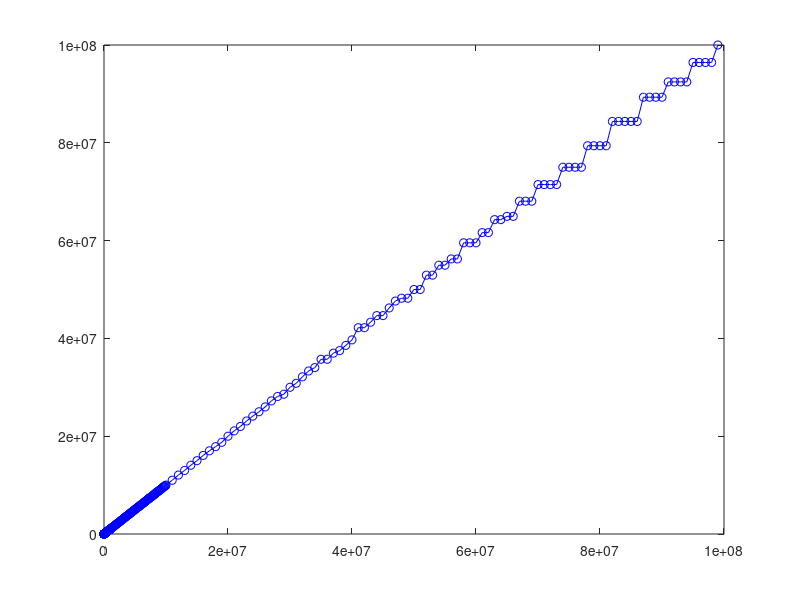
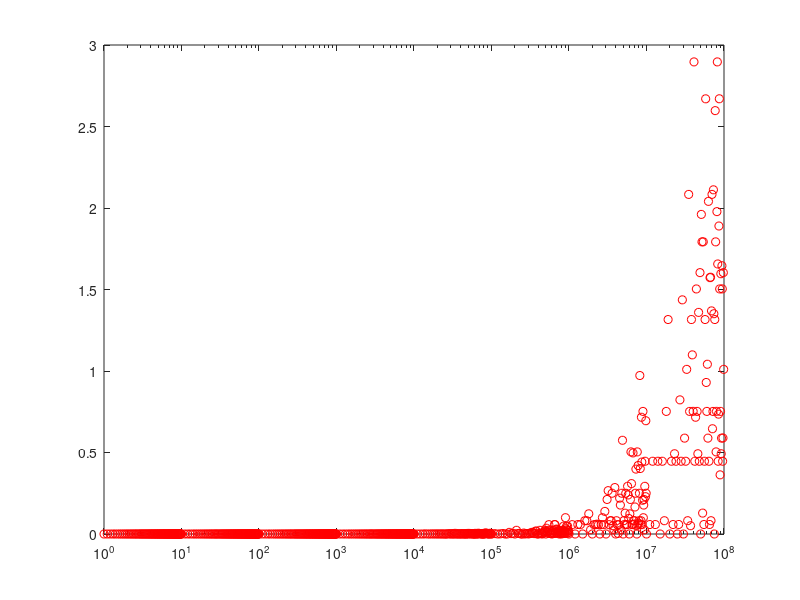

MATLAB code to generate these figures, in order:
clear all; clc;
format shortEng;


available = [109.936 119.097 129.924...
                  142.917 158.796 178.646...
                  150.000 168.750 192.857...
                  184.906 136.111 100];
available = available*1e6;
%available = [ available available/1e2 available/1e4];
available = sort(available,'descend')
%available = available
freq = [];

for i=10:99
    freq = [ i*1e6 freq ];
end;

for i=10:99
    freq = [ i*1e5 freq ];
end;

for i=10:99
    freq = [ i*1e4 freq ];
end;

for i=10:99
    freq = [ 1000*i freq ];
end;

for i=10:99
    freq = [ 100*i freq ];
end;

for i=10:99
    freq = [ 10*i freq ];
end;

for i=10:99
    freq = [ i*1e0 freq ];
end;

for i=10:99
    freq = [ i*1e-1 freq ];
end;

freq = sort(freq);
freq = unique(freq);
%req

divisors = []
errs = []
res = []


% output values
divisors = []
sources = []

numbExp = zeros(10);
numbExpGen = zeros(10);

maxDiv = 0;
for i=1:length(freq)
    freq(i);
    f = freq(i);
    divs = round(available/f);
    err = abs(f - available./divs);
    err = 100.0*err/f; %err in %
    [val ind] = min(err);
    errs(i) = val;
    divisors(i) = divs(ind);
    sources(i) = ind;
    
    
    exppDisplay = floor(log10(freq(i)));
    numbExp(exppDisplay+1) = numbExp(exppDisplay+1) + 1;
    
    
    
    genFreq = available(sources(i))/divisors(i);
    expp = floor(log10(genFreq));
    tmp.freqGenerating = genFreq/10^expp;
    tmp.expGenerating = expp;
    
    numbExpGen(expp+1) = numbExpGen(expp+1) + 1;
    
    tmp.freqDisplay = freq(i)/10^exppDisplay;
    tmp.expDisplay = exppDisplay;
    
    tmp.source = ind;
    tmp.div = divs(ind);
    
    maxDiv = max(maxDiv, tmp.div);
    tmp;
    res = [ res tmp ];
    
    
    freqsDisplay(exppDisplay+1, numbExp(exppDisplay+1)+1) = tmp.freqDisplay;
    freqsGenerating(expp+1, numbExp(expp+1)+1) = tmp.freqGenerating;
end;

outFreqs = available(sources)./divisors
figure(1);
plot(freq, outFreqs,'o-b')
figure(2);
[maxerr indice] = max(errs) % max error
semilogx(freq, errs,'or')


%%%%%%%%% GENERATING ARRAY FILES %%%%%%%%%%%%%%

fileSources = fopen('sources.txt','w')
fileDividers = fopen('dividers.txt','w')
fileFrequncyActual = fopen('freqActual.txt','w')

fprintf(fileSources,'type LUT_Sources_t is array(10 to %d) of integer;\n',length(res)+9)
fprintf(fileDividers,'type LUT_Dividers_t is array(10 to %d) of integer;\n',length(res)+9)
fprintf(fileFrequncyActual,'type LUT_Frequency_t is array(10 to %d) of string;\n',length(res)+9)

fprintf(fileSources,'signal LUT_Sources : LUT_Sources_t := (')
fprintf(fileDividers,'signal LUT_Dividers : LUT_Dividers_t := (')
fprintf(fileFrequncyActual,'signal LUT_Frequency : LUT_Frequency_t := (')

for i=1:length(res)-1
        fprintf(fileSources,'%d, ',res(i).source);
        fprintf(fileDividers,'%d, ',res(i).div);
        fprintf(fileFrequncyActual, '"%s", ', [num2str(round(10*res(i).freqGenerating)) 'E' num2str(round(res(i).expGenerating))])
end
i=length(res);
fprintf(fileSources,'%d);\n',res(i).source);
fprintf(fileDividers,'%d);\n',res(i).div);
fprintf(fileFrequncyActual, '"%s")\n', [num2str(round(10*res(i).freqGenerating)) 'E' num2str(round(res(i).expGenerating))])
    
fclose(fileSources);
fclose(fileDividers);
maxDiv